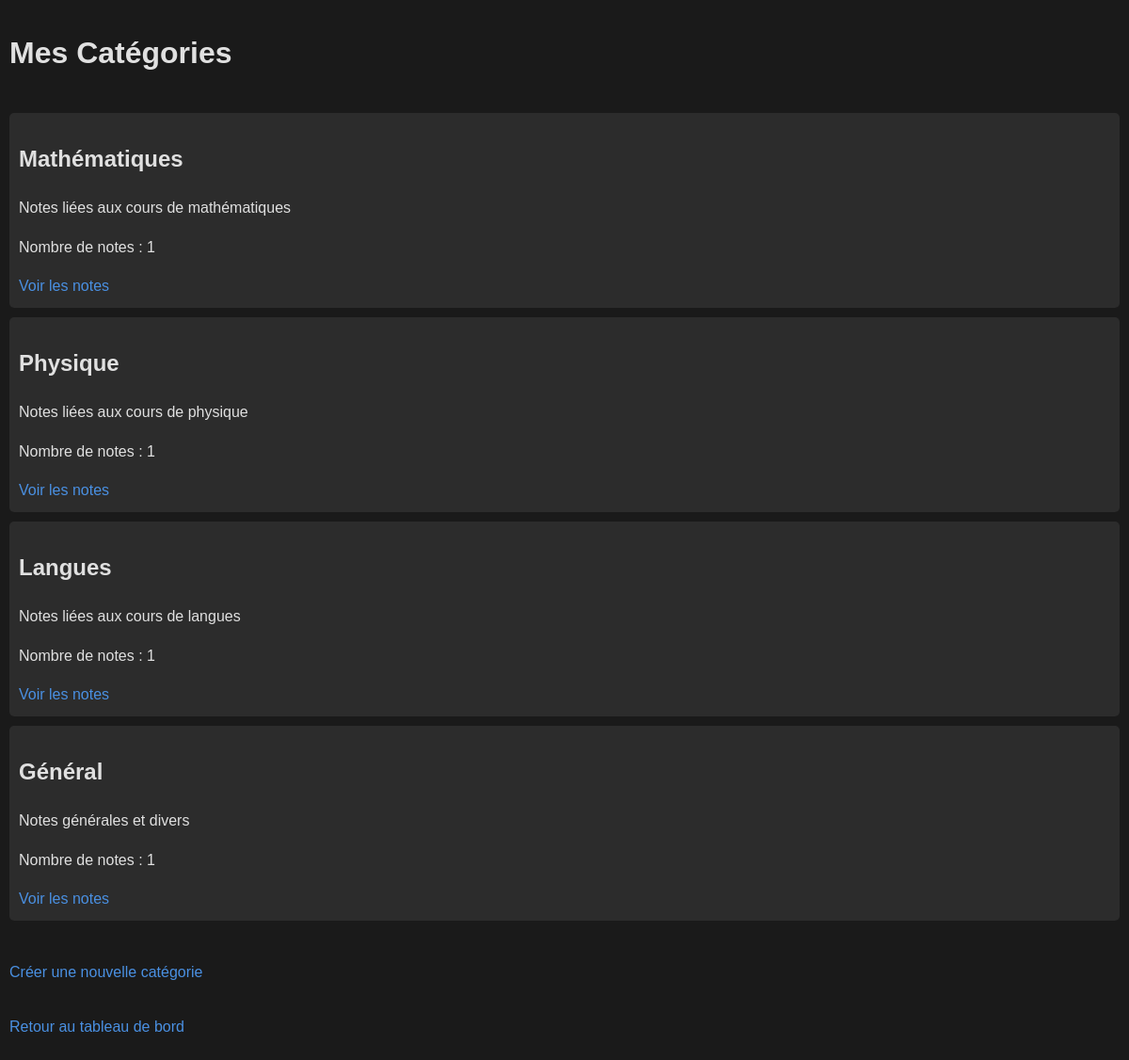
The page /index.php?action=list_categories (signed in) on the database its author committed.
### tables this page shows
CREATE TABLE IF NOT EXISTS categories (
    id INT AUTO_INCREMENT PRIMARY KEY,
    nom VARCHAR(50) NOT NULL,
    description TEXT
);

### controllers/CategorieController.php (called while the page is built, shortened)
<?php
require_once 'models/Categorie.php';
class CategorieController {
    private $categorie;
    public function __construct($db) {
        $this->categorie = new Categorie($db);
    }
    public function listCategoriesWithNoteCount($etudiant_id) {
        return $this->categorie->getCategoriesWithNoteCountForEtudiant($etudiant_id);
    }
}

### models/Categorie.php (called while the page is built, shortened)
<?php
class Categorie {
    private $conn;
    private $table_name = "categories";
    public function __construct($db) {
        $this->conn = $db;
    }
    public function getCategoriesWithNoteCountForEtudiant($etudiant_id) {
        $query = "SELECT c.*, COUNT(n.id) as note_count
                  FROM " . $this->table_name . " c
                  LEFT JOIN notes n ON c.id = n.categorie_id
                  WHERE c.etudiant_id = ?
                  GROUP BY c.id";
        $stmt = $this->conn->prepare($query);
        $stmt->bindParam(1, $etudiant_id);
        $stmt->execute();
        return $stmt->fetchAll(PDO::FETCH_ASSOC);
    }
}

### views/categorie/list_categories.php (the view, shortened to what this page needs)
<!DOCTYPE html>
<html lang="fr">
<head>
    <link rel="stylesheet" href="public/css/style.css">
</head>
<body>
    <h1>Mes Catégories</h1>
    <?php if (empty($categories)): ?>
        <p>Vous n'avez pas encore de catégories.</p>
    <?php else: ?>
        <ul>
        <?php foreach ($categories as $categorie): ?>
            <li>
                <h2><?php echo htmlspecialchars($categorie['nom']); ?></h2>
                <p><?php echo htmlspecialchars($categorie['description']); ?></p>
                <p>Nombre de notes : <?php echo $categorie['note_count']; ?></p>
                <a href="index.php?action=list_notes&categorie_id=<?php echo $categorie['id']; ?>">Voir les notes</a>
            </li>
        <?php endforeach; ?>
        </ul>
    <?php endif; ?>
    <p><a href="index.php?action=create_categorie_form">Créer une nouvelle catégorie</a></p>
    <p><a href="index.php?action=dashboard">Retour au tableau de bord</a></p>
</body>
</html>

### index.php (shortened to what this page needs)
<?php
require_once 'controllers/CategorieController.php';
$database = new Database();
$db = $database->getConnection();
$categorie_controller = new CategorieController($db);
$action = isset($_GET['action']) ? $_GET['action'] : '';
function isLoggedIn() {
    return isset($_SESSION['etudiant_id']);
}
switch($action) {
    case 'list_categories':
        if (isLoggedIn()) {
            $categories = $categorie_controller->listCategoriesWithNoteCount($_SESSION['etudiant_id']);
            include 'views/categorie/list_categories.php';
        } else {
            header("Location: index.php?action=login_form");
        }
        break;
}

### public/css/style.css (style rules this page uses)
html { scrollbar-width: none; -ms-overflow-style: none; }
body { font-family: 'Arial', sans-serif; line-height: 1.6; margin: 0; padding: 10px; background-color: #1a1a1a; color: #e0e0e0; display: flex; flex-direction: column; min-height: 100vh; overflow-y: scroll; }
ul { list-style-type: none; padding: 0; }
li { background: #2c2c2c; margin-bottom: 10px; padding: 10px; border-radius: 5px; }
a { color: #4a90e2; text-decoration: none; }

### rows shown on the page
categories: nom "Mathématiques", description "Notes liées aux cours de mathématiques", note_count "1"
categories: nom "Physique", description "Notes liées aux cours de physique", note_count "1"
categories: nom "Langues", description "Notes liées aux cours de langues", note_count "1"
categories: nom "Général", description "Notes générales et divers", note_count "1"
